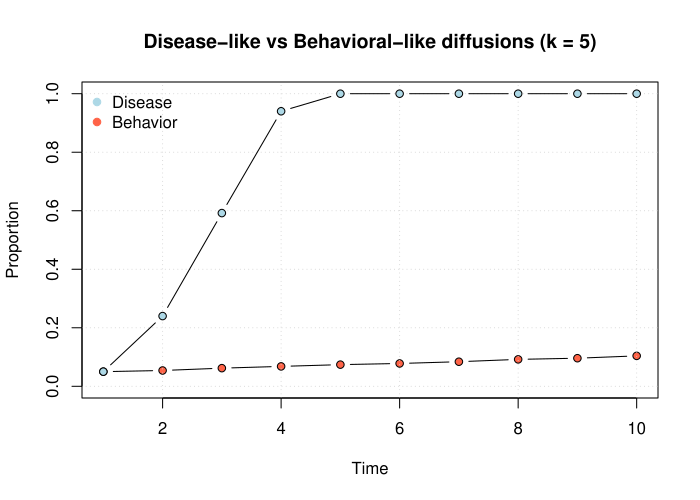

R code for this plot:
# Problem 1 - Network density: simple vs threshold diffusion.
# Same setup as in the lecture, but on a denser small-world network (k = 5).

library(netdiffuseR)

# Behavioral-like diffusion
diffnet_behavior_k5 <- rdiffnet(
  n              = 500,                        
  t              = 10,                         
  seed.nodes     = "random",                   
  seed.p.adopt   = .05,                        
  seed.graph     = "small-world",              
  rgraph.args    = list(k = 5, p = .2),        
  threshold.dist = function(x) runif(1, .3, .7)
)

# Disease-like diffusion
diffnet_disease_k5 <- rdiffnet(
  n              = 500,
  t              = 10,
  seed.graph     = "small-world",
  rgraph.args    = list(k = 5, p = .2),
  seed.nodes     = "random",
  seed.p.adopt   = .05,
  rewire         = TRUE,
  threshold.dist = function(i) 1L,
  exposure.args  = list(normalized = FALSE),
  name           = "Disease spreading"
)

# Adoption curves: the disease saturates faster, the behavior gets slower with density
plot_adopters(diffnet_behavior_k5, what = "cumadopt", include.legend = FALSE,
              main = "Disease-like vs Behavioral-like diffusions (k = 5)")
plot_adopters(diffnet_disease_k5, bg = "lightblue", add = TRUE, what = "cumadopt")
legend(
  "topleft",
  legend = c("Disease", "Behavior"),
  col = c("lightblue", "tomato"),
  bty = "n", pch = 19
)

# ======= END =========

# Now let's check the density and clustering
# First we need the baseline (k = 2) network
set.seed(1213)
diffnet_behavior <- rdiffnet(
  n              = 500,
  t              = 10,
  seed.nodes     = "random",
  seed.p.adopt   = .05,
  seed.graph     = "small-world",
  rgraph.args    = list(p = .2),
  threshold.dist = function(x) runif(1, .3, .7)
)

# Now we can compute
g <- igraph::graph_from_adjacency_matrix(diffnet_behavior$graph[[1]])
g_dens <- igraph::edge_density(g)                  # share of all possible ties that exist
g_clust <- igraph::transitivity(g, type = "global") # global clustering coefficient

g_k5 <- igraph::graph_from_adjacency_matrix(diffnet_behavior_k5$graph[[1]])
g_k5_dens <- igraph::edge_density(g_k5)                  # share of all possible ties that exist
g_k5_clust <- igraph::transitivity(g_k5, type = "global") # global clustering coefficient

g_k5_dens/g_dens
g_k5_clust/g_clust
